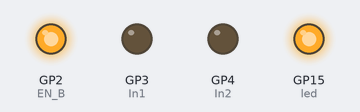
Bench run of a program on a simulated Raspberry Pi Pico running MicroPython. On the bench: output pins drawn as LEDs (lit = HIGH).

Above: at 2.5 s.
At 7.5 s:
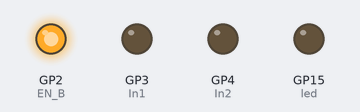
Timing chart, 0 to 13.0 s (numbered marks = the images above):
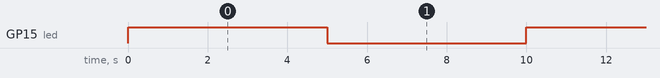

The program:

Fan_sensor.py
```python
from machine import Pin
import utime

sensor_pir = Pin(28, Pin.IN)
led = Pin(15, Pin.OUT)
#buzzer = Pin(16, Pin.OUT)

In2=Pin(4,Pin.OUT)
In1=Pin(3,Pin.OUT)
EN_B=Pin(2,Pin.OUT)

EN_B.high()
# Forward
def move_forward():
    In2.high()
    In1.low()

#Stop
def stop():
    In2.low()
    In1.low()

def pir_handler(pin):
    print("Motion detected")
    for i in range(50):
        move_forward()
        led.toggle()
        #buzzer.toggle()
        utime.sleep_ms(100)


sensor_pir.irq(trigger=machine.Pin.IRQ_RISING, handler=pir_handler)

while True:
    led.toggle()
    utime.sleep(5)
    stop()
```

Measured:
- by itself, GP15 (led): alternates HIGH for 5.0 s and LOW for 5.0 s
